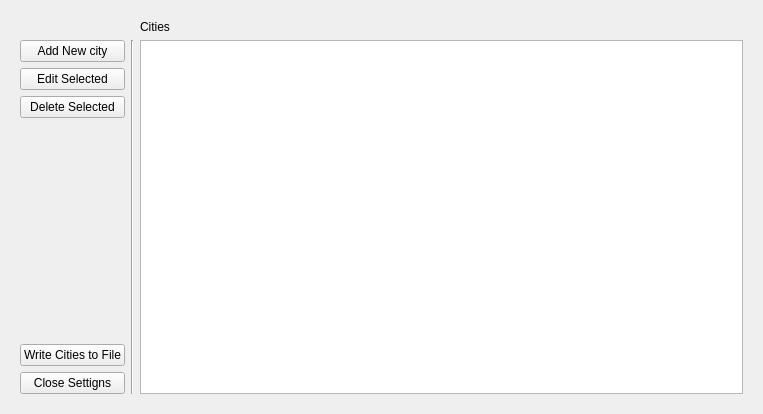
<?xml version="1.0" encoding="UTF-8"?>
<ui version="4.0">
 <class>addCities</class>
 <widget class="QWidget" name="addCities">
  <property name="geometry">
   <rect>
    <x>0</x>
    <y>0</y>
    <width>763</width>
    <height>414</height>
   </rect>
  </property>
  <property name="windowIcon">
   <iconset resource="resources.qrc">
    <normaloff>:/images/images/sasicon.png</normaloff>:/images/images/sasicon.png</iconset>
  </property>
  <layout class="QGridLayout" name="gridLayout">
   <item row="0" column="0">
    <widget class="QStackedWidget" name="stackedWidget">
     <property name="currentIndex">
      <number>0</number>
     </property>
     <widget class="QWidget" name="MainWidget">
      <layout class="QGridLayout" name="gridLayout_2">
       <item row="0" column="3">
        <widget class="QLabel" name="label">
         <property name="text">
          <string>Cities</string>
         </property>
        </widget>
       </item>
       <item row="1" column="0">
        <layout class="QVBoxLayout" name="verticalLayout_2">
         <item>
          <widget class="QPushButton" name="addCity_pushButton">
           <property name="text">
            <string>Add New city</string>
           </property>
          </widget>
         </item>
         <item>
          <widget class="QPushButton" name="editCity_pushButton">
           <property name="text">
            <string>Edit Selected</string>
           </property>
          </widget>
         </item>
         <item>
          <widget class="QPushButton" name="deleteCity_pushButton">
           <property name="text">
            <string>Delete Selected</string>
           </property>
          </widget>
         </item>
         <item>
          <spacer name="verticalSpacer">
           <property name="orientation">
            <enum>Qt::Vertical</enum>
           </property>
           <property name="sizeHint" stdset="0">
            <size>
             <width>20</width>
             <height>40</height>
            </size>
           </property>
          </spacer>
         </item>
         <item>
          <widget class="QPushButton" name="write_Button">
           <property name="text">
            <string>Write Cities to File</string>
           </property>
          </widget>
         </item>
         <item>
          <widget class="QPushButton" name="close_pushButton">
           <property name="text">
            <string>Close Settigns</string>
           </property>
          </widget>
         </item>
        </layout>
       </item>
       <item row="1" column="3">
        <widget class="QListWidget" name="cities_listWidget"/>
       </item>
       <item row="1" column="1">
        <widget class="Line" name="line">
         <property name="orientation">
          <enum>Qt::Vertical</enum>
         </property>
        </widget>
       </item>
      </layout>
     </widget>
     <widget class="QWidget" name="addNewCityWidget">
      <layout class="QGridLayout" name="gridLayout_3">
       <item row="3" column="3">
        <layout class="QVBoxLayout" name="verticalLayout_3">
         <item>
          <widget class="QLabel" name="label_4">
           <property name="text">
            <string>Food</string>
           </property>
          </widget>
         </item>
         <item>
          <widget class="QTableWidget" name="add_foodTable"/>
         </item>
         <item>
          <widget class="QPushButton" name="add_addFood">
           <property name="text">
            <string>Add New Food</string>
           </property>
          </widget>
         </item>
         <item>
          <widget class="QPushButton" name="add_deleteFood">
           <property name="text">
            <string>Delete Selection</string>
           </property>
          </widget>
         </item>
        </layout>
       </item>
       <item row="2" column="2" rowspan="2">
        <widget class="QStackedWidget" name="add_Stack">
         <property name="currentIndex">
          <number>0</number>
         </property>
         <widget class="QWidget" name="page_3">
          <layout class="QGridLayout" name="gridLayout_6">
           <item row="0" column="0">
            <layout class="QVBoxLayout" name="verticalLayout_4">
             <item>
              <widget class="QLabel" name="label_2">
               <property name="text">
                <string>City Name</string>
               </property>
              </widget>
             </item>
             <item>
              <widget class="QLineEdit" name="add_setName"/>
             </item>
             <item>
              <widget class="QLabel" name="label_3">
               <property name="text">
                <string>Parent Country Name</string>
               </property>
              </widget>
             </item>
             <item>
              <widget class="QLineEdit" name="add_setCountry"/>
             </item>
             <item>
              <spacer name="verticalSpacer_2">
               <property name="orientation">
                <enum>Qt::Vertical</enum>
               </property>
               <property name="sizeHint" stdset="0">
                <size>
                 <width>20</width>
                 <height>40</height>
                </size>
               </property>
              </spacer>
             </item>
             <item>
              <widget class="QPushButton" name="add_addDistances">
               <property name="text">
                <string>Add Distances</string>
               </property>
              </widget>
             </item>
             <item>
              <widget class="QPushButton" name="add_Cancel">
               <property name="text">
                <string>Cancel</string>
               </property>
              </widget>
             </item>
            </layout>
           </item>
          </layout>
         </widget>
         <widget class="QWidget" name="page_4">
          <layout class="QGridLayout" name="gridLayout_7">
           <item row="1" column="0">
            <widget class="QTableWidget" name="distance_Table">
             <property name="inputMethodHints">
              <set>Qt::ImhDigitsOnly</set>
             </property>
            </widget>
           </item>
           <item row="3" column="0">
            <widget class="QPushButton" name="add_back">
             <property name="text">
              <string>Back</string>
             </property>
            </widget>
           </item>
           <item row="2" column="0">
            <widget class="QPushButton" name="save_City">
             <property name="text">
              <string>Save Changes</string>
             </property>
            </widget>
           </item>
           <item row="0" column="0">
            <widget class="QLabel" name="label_11">
             <property name="text">
              <string>Distances Between Cities</string>
             </property>
            </widget>
           </item>
          </layout>
         </widget>
        </widget>
       </item>
       <item row="0" column="2" colspan="2">
        <widget class="QLabel" name="label_9">
         <property name="font">
          <font>
           <weight>75</weight>
           <bold>true</bold>
          </font>
         </property>
         <property name="text">
          <string>Add New City</string>
         </property>
         <property name="alignment">
          <set>Qt::AlignCenter</set>
         </property>
        </widget>
       </item>
      </layout>
     </widget>
     <widget class="QWidget" name="EditCities">
      <layout class="QGridLayout" name="gridLayout_4">
       <item row="1" column="9">
        <layout class="QVBoxLayout" name="verticalLayout_7">
         <item>
          <widget class="QLabel" name="label_5">
           <property name="text">
            <string>Food</string>
           </property>
          </widget>
         </item>
         <item>
          <widget class="QTableWidget" name="edit_foodTable"/>
         </item>
         <item>
          <widget class="QPushButton" name="edit_addFood">
           <property name="text">
            <string>Add New Food</string>
           </property>
          </widget>
         </item>
         <item>
          <widget class="QPushButton" name="edit_deleteFood">
           <property name="text">
            <string>Delete Selection</string>
           </property>
          </widget>
         </item>
        </layout>
       </item>
       <item row="1" column="8">
        <widget class="QStackedWidget" name="editCitiesStack">
         <property name="currentIndex">
          <number>0</number>
         </property>
         <widget class="QWidget" name="page">
          <layout class="QGridLayout" name="gridLayout_5">
           <item row="1" column="0">
            <layout class="QVBoxLayout" name="verticalLayout">
             <item>
              <widget class="QLabel" name="label_6">
               <property name="text">
                <string>City Name</string>
               </property>
              </widget>
             </item>
             <item>
              <widget class="QLineEdit" name="editCities_namelineEdit"/>
             </item>
             <item>
              <widget class="QLabel" name="label_7">
               <property name="text">
                <string>Parent Country Name</string>
               </property>
              </widget>
             </item>
             <item>
              <widget class="QLineEdit" name="editCities_countrylineEdit"/>
             </item>
             <item>
              <widget class="QPushButton" name="edit_editDistance">
               <property name="text">
                <string>Edit Distances</string>
               </property>
              </widget>
             </item>
             <item>
              <spacer name="verticalSpacer_3">
               <property name="orientation">
                <enum>Qt::Vertical</enum>
               </property>
               <property name="sizeHint" stdset="0">
                <size>
                 <width>20</width>
                 <height>40</height>
                </size>
               </property>
              </spacer>
             </item>
             <item>
              <widget class="QPushButton" name="edit_Save">
               <property name="text">
                <string>Apply Changes</string>
               </property>
              </widget>
             </item>
             <item>
              <widget class="QPushButton" name="edit_Cancel">
               <property name="text">
                <string>Cancel</string>
               </property>
              </widget>
             </item>
            </layout>
           </item>
          </layout>
         </widget>
         <widget class="QWidget" name="page_2">
          <layout class="QGridLayout" name="gridLayout_8">
           <item row="2" column="0">
            <widget class="QPushButton" name="editCities_distBack">
             <property name="text">
              <string>Back</string>
             </property>
            </widget>
           </item>
           <item row="1" column="0">
            <widget class="QTableWidget" name="edit_Table"/>
           </item>
           <item row="0" column="0">
            <widget class="QLabel" name="label_8">
             <property name="text">
              <string>Distances Between Cities</string>
             </property>
            </widget>
           </item>
          </layout>
         </widget>
        </widget>
       </item>
       <item row="0" column="8" colspan="2">
        <widget class="QLabel" name="label_10">
         <property name="font">
          <font>
           <weight>75</weight>
           <bold>true</bold>
          </font>
         </property>
         <property name="text">
          <string>Edit City</string>
         </property>
         <property name="alignment">
          <set>Qt::AlignCenter</set>
         </property>
        </widget>
       </item>
      </layout>
     </widget>
    </widget>
   </item>
  </layout>
 </widget>
 <tabstops>
  <tabstop>addCity_pushButton</tabstop>
  <tabstop>editCity_pushButton</tabstop>
  <tabstop>deleteCity_pushButton</tabstop>
  <tabstop>write_Button</tabstop>
  <tabstop>cities_listWidget</tabstop>
  <tabstop>close_pushButton</tabstop>
  <tabstop>add_setName</tabstop>
  <tabstop>add_setCountry</tabstop>
  <tabstop>add_addFood</tabstop>
  <tabstop>add_deleteFood</tabstop>
  <tabstop>edit_foodTable</tabstop>
  <tabstop>editCities_namelineEdit</tabstop>
  <tabstop>distance_Table</tabstop>
  <tabstop>add_back</tabstop>
  <tabstop>save_City</tabstop>
  <tabstop>add_Cancel</tabstop>
  <tabstop>edit_addFood</tabstop>
  <tabstop>edit_deleteFood</tabstop>
  <tabstop>add_addDistances</tabstop>
  <tabstop>editCities_countrylineEdit</tabstop>
  <tabstop>edit_editDistance</tabstop>
  <tabstop>edit_Save</tabstop>
  <tabstop>edit_Cancel</tabstop>
  <tabstop>editCities_distBack</tabstop>
  <tabstop>edit_Table</tabstop>
  <tabstop>add_foodTable</tabstop>
 </tabstops>
 <resources>
  <include location="resources.qrc"/>
 </resources>
 <connections/>
</ui>
